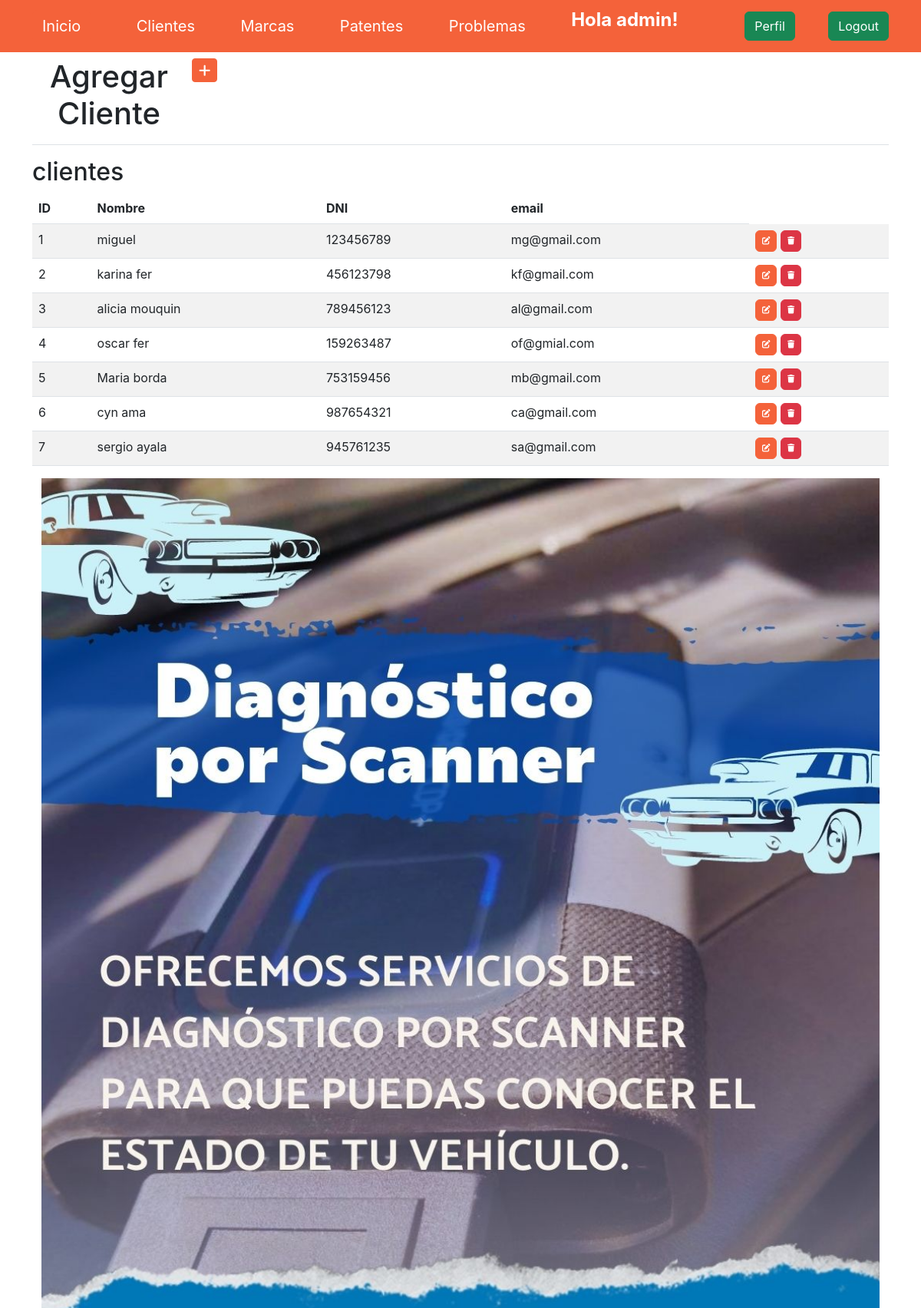
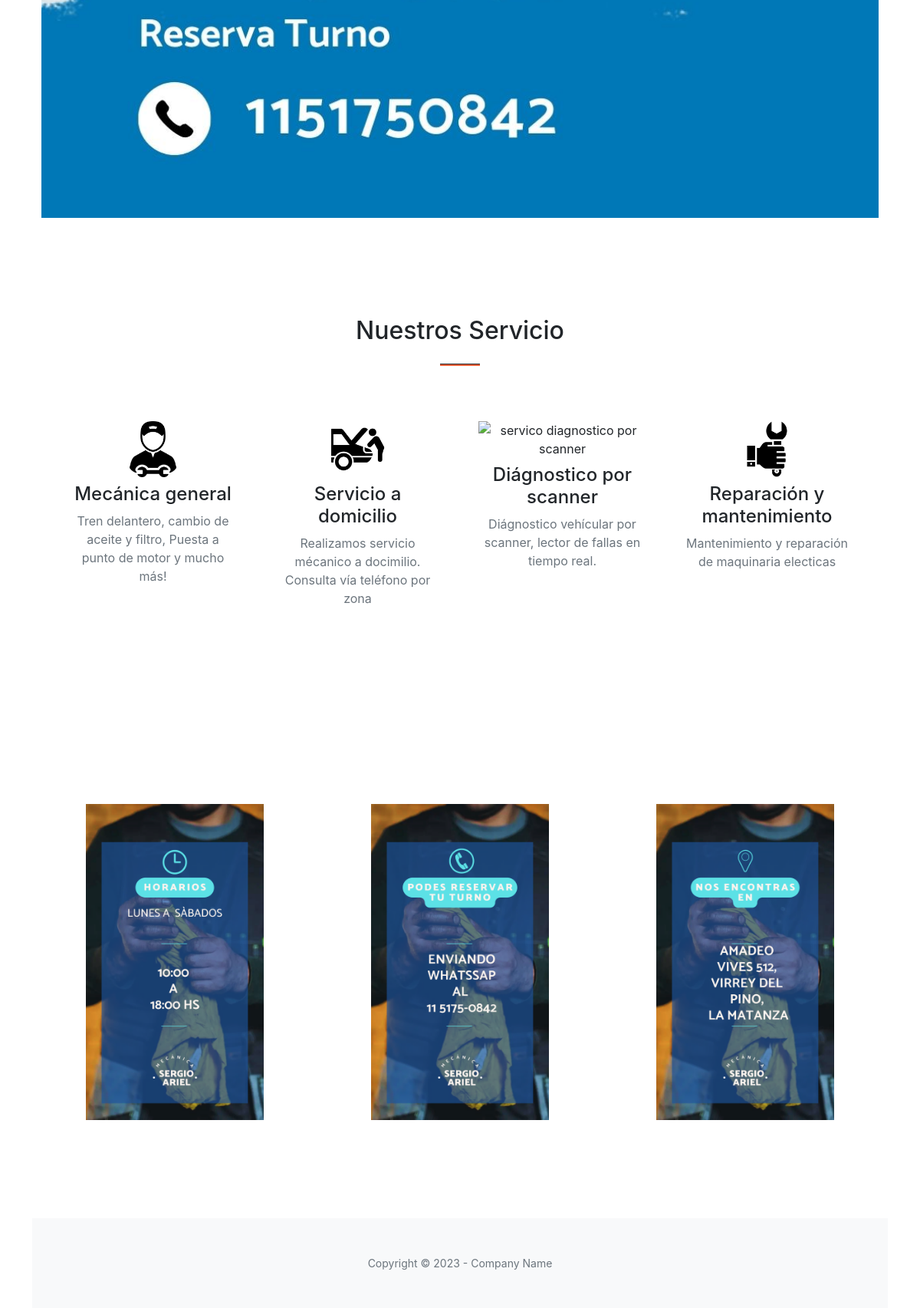
The app's page /clientes/ (signed in) with its own data (2 pictures, top to bottom).
### aplicacion/models.py (models this page shows, shortened)
class Cliente(models.Model):
    nombre = models.CharField(max_length=50)
    DNI = models.IntegerField()
    email = models.EmailField()

### aplicacion/views.py (the view)
# urls.py: path('clientes/', clientes, name="clientes"),
@login_required
def clientes(request):
    contexto = {'clientes': Cliente.objects.all()}
    return render(request, "aplicacion/clientes.html", contexto)

### aplicacion/templates/aplicacion/clientes.html (shortened to what this page needs)
{% extends 'aplicacion/base.html' %}
{% load static %}
{% block contenido %}
<div class="container">
    <table class="table p-4">
        <tr>
            <td width="200"><h1 class="text-center">Agregar Cliente</h1></td>
            <td>
                <a
                href="{% url 'create_cliente' %}"
                class="btn btn-primary btn-sm"
                ><i class="fa fa-plus fa-lg" title="New Record"> </i>
                </a>
            </td>
        </tr>
    </table>
        <h2>clientes</h2>
        <table class="table table-striped">
            <thead>
                <tr>
                    <th>ID</th>
                    <th>Nombre</th>
                    <th>DNI</th>
                    <th>email</th>
                </tr>
            </thead>
            <tbody>
</div>
    {% for cliente in clientes  %}
            <tr>
                <td>{{ cliente.id }}</td>
                <td>{{ cliente.nombre }}</td>
                <td>{{ cliente.DNI }}</td>
                <td>{{ cliente.email }}</td>
                <td>
                    <a
                        href="{% url 'update_cliente' cliente.id %}"
                        class="btn btn-primary"
                        style="--bs-btn-padding-y: .25rem; --bs-btn-padding-x: .5rem; --bs-btn-font-size: .75rem;"
                        ><i class="fa fa-edit fa-sm" title="Edit Record"></i>
                        </a>
                        <a
                        href="{% url 'delete_cliente' cliente.id %}"
                        class="btn btn-danger"
                        style="--bs-btn-padding-y: .25rem; --bs-btn-padding-x: .5rem; --bs-btn-font-size: .75rem;"
                        ><i class="fa fa-trash fa-sm" title="Delete Record"></i>
                </a>
                </td>
            </tr>
    {% endfor %}
    <div class="container">
        <img src="{% static 'img/3.jpg' %}" alt="diagnostico" class=" col-12 h-50">
    </div>
{% endblock contenido %}

### aplicacion/templates/aplicacion/base.html (shortened to what this page needs)
<!DOCTYPE html>
<html lang="en">
    <head>
        {% load static  %}
        <link href="https://cdn.jsdelivr.net/npm/bootstrap-icons@1.5.0/font/bootstrap-icons.css" rel="stylesheet" type="text/css" />
        <link href="{% static 'aplicacion/css/styles.css' %}" rel="stylesheet" />
        <link href="{% static 'aplicacion/css/stylebase.css' %}" rel="stylesheet" />
    </head>
    <body id="page-top mg-0 bg-blue ">
          <nav class="navbar navbar-dark bg-primary" >
            <div class="container bg-primary" id="navegacion">
                <a class="navbar-brand btn btn-primary" href="{% url 'home' %}">Inicio</a>
                {% if user.is_authenticated %}
                    <a class="navbar-brand" href="{% url 'clientes' %}">Clientes</a>
                    <a class="navbar-brand" href="{% url 'marcas' %}">Marcas</a>
                    <a class="navbar-brand" href="{% url 'patentes' %}">Patentes</a>
                    <a class="navbar-brand" href="{% url 'problemas' %}">Problemas</a>
                    <p style="color: white" class="fs-4 fw-bolder">Hola {{user.username}}!</p>
                    <a class="btn btn-success" href="{% url 'editar_perfil' %}">Perfil</a>
                    <a class="btn btn-success" href="{% url 'logout' %}">Logout</a>
                {% else %}
                    <a class="btn btn-success " href="{% url 'registro' %}">Registro</a>
                    <a class="btn btn-success" href="{% url 'login' %}">Login</a>
                {% endif %}
            </div>
        </nav>
        {% block contenido %}{% endblock contenido %}
        <section class="page-section " id="services" >
            <div class="container px-4 px-lg-5">
                <h2 class="text-center mt-0">Nuestros Servicio</h2>
                <hr class="divider" />
                <div class="row gx-4 gx-lg-5">
                    <div class="col-lg-3 col-md-6 text-center">
                        <div class="mt-5">
                            <div class="mb-2"><img src="{% static 'img/automovil-con-llave.png' %}" alt="servico mecanico" class=" col-4 h-10"></div>
                            <h3 class="h4 mb-2">Mecánica general</h3>
                            <p class="text-muted mb-0">Tren delantero, cambio de aceite y filtro, Puesta a punto de motor y mucho más! </p>
                        </div>
                    </div>
                    <div class="col-lg-3 col-md-6 text-center">
                        <div class="mt-5">
                            <div class="mb-2"><img src="{% static 'img/reparando.png' %}" alt="servico a domicilio" class=" col-4 h-10"></div>
                            <h3 class="h4 mb-2">Servicio a domicilio</h3>
                            <p class="text-muted mb-0">Realizamos servicio mécanico a docimilio. Consulta vía teléfono por zona</p>
                        </div>
                    </div>
                    <div class="col-lg-3 col-md-6 text-center">
                        <div class="mt-5">
                            <div class="mb-2"><img src="{% static 'img/carro.png' %}" alt="servico diagnostico por scanner" class=" col-4 h-10"></div>
                            <h3 class="h4 mb-2">Diágnostico por scanner</h3>
                            <p class="text-muted mb-0">Diágnostico vehícular por scanner, lector de fallas en tiempo real.</p>
                        </div>
                    </div>
                    <div class="col-lg-3 col-md-6 text-center">
                        <div class="mt-5">
                            <div class="mb-2"><img src="{% static 'img/reparar.png' %}" alt="mantenimiento de maquinaria" class=" col-4 h-10"></div>
                            <h3 class="h4 mb-2">Reparación y mantenimiento</h3>
                            <p class="text-muted mb-0">Mantenimiento y reparación  de maquinaria electicas</p>
                        </div>
                    </div>
                </div>
            </div>
        </section>
        <section class="page-section" id="contact">
            <div class="container text-center">
                <div class="row">
                  <div class="col">
                    <img src="{% static 'img/servicio01.png' %}" alt="servico " class=" col-8 h-10">
                  </div>
                  <div class="col">
                    <img src="{% static 'img/reservaMec.png' %}" alt="reserva" class=" col-8 h-10">
                  </div>
                  <div class="col">
                    <img src="{% static 'img/direccion.png' %}" alt="direccion" class=" col-8 h-10">
                  </div>
                </div>
              </div>
        </section>
        <footer class="bg-light py-5">
            <div class="container px-4 px-lg-5"><div class="small text-center text-muted">Copyright &copy; 2023 - Company Name</div></div>
        </footer>
    </body>
</html>

### records on screen
Cliente: id "1", nombre "miguel", DNI "123456789", email "mg@gmail.com"
Cliente: id "2", nombre "karina fer", DNI "456123798", email "kf@gmail.com"
Cliente: id "3", nombre "alicia mouquin", DNI "789456123", email "al@gmail.com"
Cliente: id "4", nombre "oscar fer", DNI "159263487", email "of@gmial.com"
Cliente: id "5", nombre "Maria borda", DNI "753159456", email "mb@gmail.com"
Cliente: id "6", nombre "cyn ama", DNI "987654321", email "ca@gmail.com"
Cliente: id "7", nombre "sergio ayala", DNI "945761235", email "sa@gmail.com"

### other values on screen
{{ user.username }} "admin"
